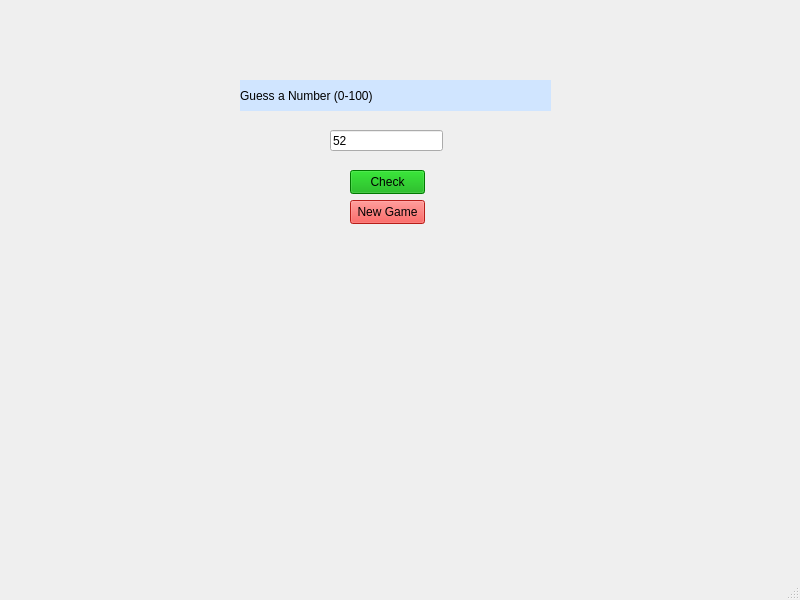
<?xml version="1.0" encoding="UTF-8"?>
<ui version="4.0">
 <class>MainWindow</class>
 <widget class="QMainWindow" name="MainWindow">
  <property name="geometry">
   <rect>
    <x>0</x>
    <y>0</y>
    <width>800</width>
    <height>600</height>
   </rect>
  </property>
  <property name="windowTitle">
   <string>MainWindow</string>
  </property>
  <widget class="QWidget" name="centralwidget">
   <widget class="QLabel" name="label">
    <property name="geometry">
     <rect>
      <x>240</x>
      <y>80</y>
      <width>311</width>
      <height>31</height>
     </rect>
    </property>
    <property name="styleSheet">
     <string notr="true">font: 700 12pt &quot;Segoe UI&quot;;
background-color: rgb(208, 229, 255);
border-color: rgb(85, 85, 255);</string>
    </property>
    <property name="text">
     <string>Guess a Number (0-100)</string>
    </property>
   </widget>
   <widget class="QLineEdit" name="lineEdit">
    <property name="geometry">
     <rect>
      <x>330</x>
      <y>130</y>
      <width>113</width>
      <height>21</height>
     </rect>
    </property>
    <property name="text">
     <string>52</string>
    </property>
   </widget>
   <widget class="QPushButton" name="new_btn">
    <property name="geometry">
     <rect>
      <x>350</x>
      <y>200</y>
      <width>75</width>
      <height>24</height>
     </rect>
    </property>
    <property name="styleSheet">
     <string notr="true">background-color: rgb(255, 40, 33);
font: 700 9pt &quot;Segoe UI&quot;;</string>
    </property>
    <property name="text">
     <string>New Game</string>
    </property>
   </widget>
   <widget class="QPushButton" name="check_btn">
    <property name="geometry">
     <rect>
      <x>350</x>
      <y>170</y>
      <width>75</width>
      <height>24</height>
     </rect>
    </property>
    <property name="styleSheet">
     <string notr="true">background-color: rgb(0, 170, 0);
font: 700 9pt &quot;Segoe UI&quot;;</string>
    </property>
    <property name="text">
     <string>Check</string>
    </property>
   </widget>
  </widget>
  <widget class="QMenuBar" name="menubar">
   <property name="geometry">
    <rect>
     <x>0</x>
     <y>0</y>
     <width>800</width>
     <height>22</height>
    </rect>
   </property>
  </widget>
  <widget class="QStatusBar" name="statusbar"/>
 </widget>
 <resources/>
 <connections/>
</ui>
